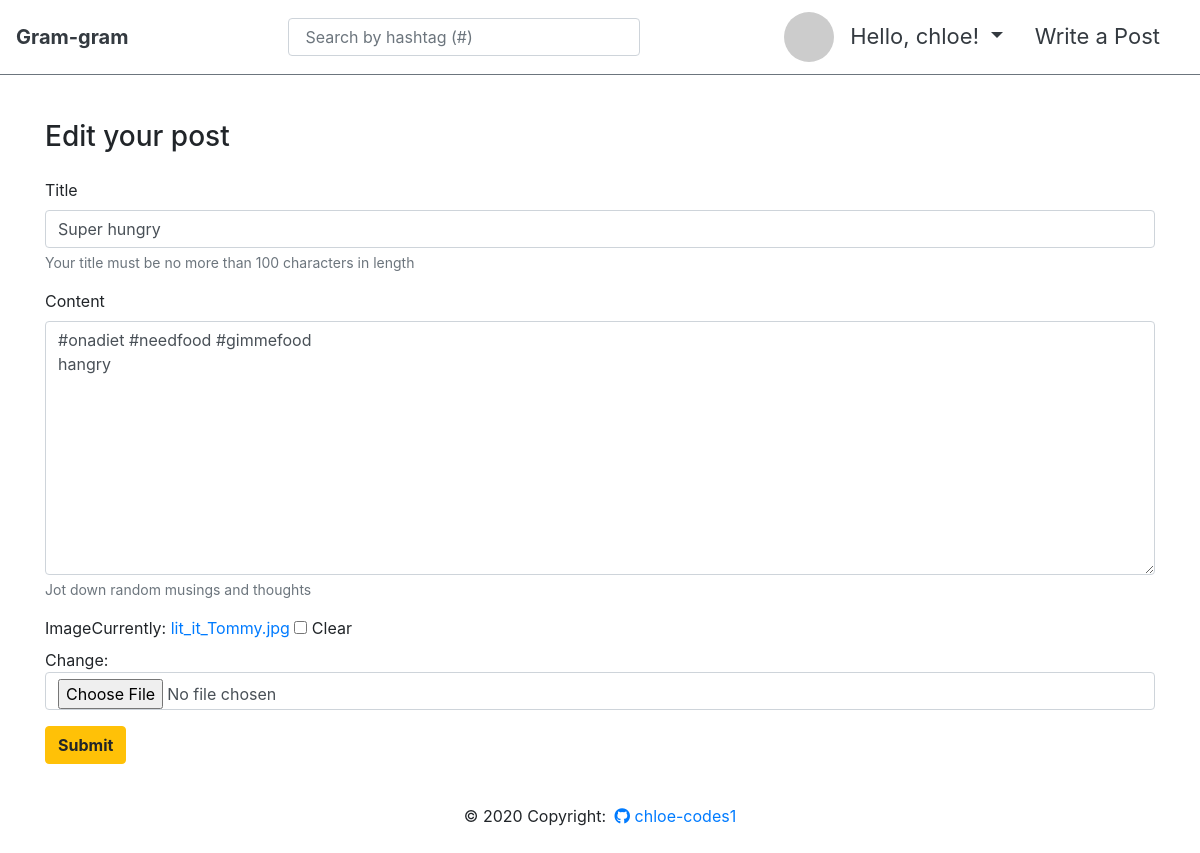
/articles/12/update/ (signed in), run on the app's committed database.
### accounts/models.py (models this page shows)
class User(AbstractUser):
    followers = models.ManyToManyField(settings.AUTH_USER_MODEL, related_name='followings')
    @property
    def gravatar_url(self):
        return f"https://s.gravatar.com/avatar/{hashlib.md5(self.email.encode('utf-8').strip().lower()).hexdigest()}?s=170&d=mp"

### articles/models.py (models this page shows, shortened)
class Article(models.Model):
    title = models.CharField(max_length=100)
    content = models.TextField()
    image = models.ImageField(blank=True)
    image_thumbnail = ImageSpecField(source='image',
                                      processors=[ResizeToFit(700, 700)],
                                      format='JPEG',
                                      options={'quality': 60})
    created_at = models.DateTimeField(auto_now_add=True)
    updated_at = models.DateTimeField(auto_now=True)
    user = models.ForeignKey(settings.AUTH_USER_MODEL, on_delete=models.CASCADE)
    liked_users = models.ManyToManyField(settings.AUTH_USER_MODEL, related_name='liked_articles')
    tags = models.ManyToManyField('Hashtag', blank=True)
    class Meta:
        ordering = ['-created_at']

### articles/views.py (the view)
# urls.py: path('update/', views.update, name='update'),
@login_required
def update(request, pk):
    article = get_object_or_404(Article, id=pk)
    if request.user == article.user:
        if request.method == "POST":
            form = ArticleForm(request.POST, request.FILES, instance=article)
            if form.is_valid():
                article = form.save(commit=False)
                article.user = request.user
                article.save()
                messages.add_message(request, messages.SUCCESS, 'Your post has been successfully updated!')
                return redirect('articles:index')
        else:
            form = ArticleForm(instance=article)
        context = {
            'form': form,
            'article': article,
        }
        return render (request, 'articles/form.html', context)
    else:
        messages.warning(request, "Editting other people's post is not allowed")
        return redirect('articles:index')

### articles/forms.py
class ArticleForm(forms.ModelForm):
    title = forms.CharField(
        max_length=100,
        label='Title',
        help_text='Your title must be no more than 100 characters in length',
        widget=forms.TextInput(
            attrs={
                'class':'my_input',
                'placeholder': "What's on your mind?"
            }
        )
    )
    content = forms.CharField(
        label='Content',
        help_text='Jot down random musings and thoughts',
        widget=forms.Textarea(
            attrs={
                'row':5,
                'col':50,
                'placeholder': "You can add tags by putting pound sign (#) infront of it!"
            }
        )
    )
    class Meta:
        model = Article
        exclude = ['created_at', 'updated_at', 'user', 'liked_users','tags',]

### articles/templates/articles/form.html (shortened to what this page needs)
{% extends 'base.html' %}
{% load bootstrap4 %}
{% block content %}
<div class="pb-3">
{% if request.resolver_match.url_name == 'create'%}
    <h3>Write a post</h3>
{% else %}
    <h3>Edit your post</h3>
{% endif %}
</div>
  <form action="" method="POST" enctype="multipart/form-data">
    {% bootstrap_form form%}
    <button class="btn btn-warning"><strong>Submit</strong></button>
  </form>
{% endblock %}

### templates/_nav.html (shortened to what this page needs)
<nav class="navbar navbar-expand-md navbar-light bg-white border border-left-0 border-right-0 border-top-0 border-secondary fixed-top py-1 mb-5" >
  <a class="navbar-brand" href="{% url 'root' %}"><strong class="text-dark">Gram-gram</strong></a>
  <form class="ml-5 pl-5" action="{% url 'articles:search' %}" method="POST" style="width: 400px">
    <input class="form-control pl-3 ml-5 mr-sm-2" name="keyword"type="search" placeholder='Search by hashtag (#)' aria-label="Search by hashtag">
  </form>
  <div class="collapse navbar-collapse " id="navbarTogglerDemo03">
    <ul class="navbar-nav ml-auto mt-2 mt-md-0 p-2">
     {% if user.is_authenticated %}
     <li><img src="{{request.user.gravatar_url}}" class="rounded-circle" height="50" width="50"/></li>
      <li class="nav-item dropdown mx-2">
        <a class="nav-link dropdown-toggle text-dark" href="#" id="navbarDropdownMenuLink" data-toggle="dropdown" aria-haspopup="true" aria-expanded="false" style='font-size:22px;'>
          Hello, {{user.username}}!
        </a>
      </li>
       <li class="nav-item mx-2">
        <a class="nav-link text-dark" href="{% url 'articles:create' %}" style='font-size:22px;'>Write a Post </a>
      </li>
      {% endif %}
    </ul>
    </div>
</nav>

### data on the page
User: username "chloe"
Article: title "Super hungry", content "#onadiet #needfood #gimmefood hangry"
